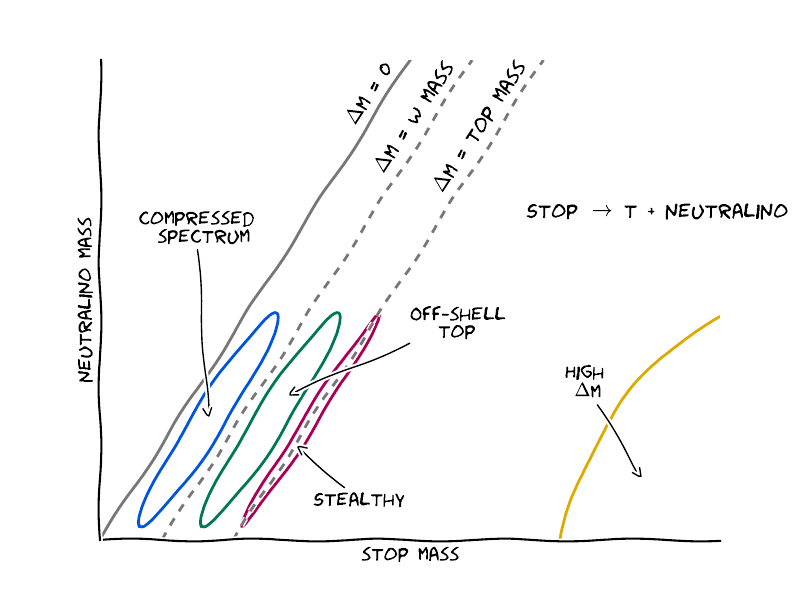

Recreate this plot in Python.
import matplotlib.pyplot as plt
from matplotlib.patches import Ellipse
import numpy as np

with plt.xkcd():

    fig = plt.figure()
    ax = fig.add_subplot(111)

    ax.set_xlim([0,800])

    # Draw lines
        # deltam = 0
    ax.plot([0,   400], [0, 400], '-',  color="#777777")
    ax.text(315, 390, r'$\Delta$m = 0', fontsize=15, rotation=57)
        # deltam = mw
    ax.plot([80,  480], [0, 400], '--', color="#777777")
    ax.text(350, 390, r'$\Delta$m = W mass', fontsize=15, rotation=57)
        # deltam = mtop
    ax.plot([172, 572], [0, 400], '--', color="#777777")
    ax.text(425, 390, r'$\Delta$m = top mass', fontsize=15, rotation=57)

    # Draw ellipses
        # compressed
    ax.add_patch(Ellipse(xy=(140, 100), width=35, height=250, angle=-45, edgecolor='#0055dd', fc='None', lw=2))
    ax.annotate('compressed\n  spectrum',xy=(140,100), arrowprops=dict(arrowstyle='->'), xytext=(50, 250))
        # offshell top
    ax.add_patch(Ellipse(xy=(220, 100), width=35, height=250, angle=-45, edgecolor='#007755', fc='None', lw=2))
    ax.annotate('Off-shell\n   top',xy=(240,120), arrowprops=dict(arrowstyle='->'), xytext=(400, 170))
        # stealthy
    ax.add_patch(Ellipse(xy=(272, 100), width=15, height=250, angle=-45, edgecolor='#aa0055', fc='None', lw=2))
    ax.annotate('Stealthy',xy=(252,80), arrowprops=dict(arrowstyle='->'), xytext=(275, 30))
        # high deltam
    ax.add_patch(Ellipse(xy=(900, -100), width=650, height=600, angle=0,  edgecolor='#ddaa00', fc='None', lw=2))
    ax.annotate('High\n $\Delta$m',xy=(700,50), arrowprops=dict(arrowstyle='->'), xytext=(600, 120))

    # Tweak axes
    ax.spines['top'].set_visible(False)
    ax.spines['right'].set_visible(False)
    ax.get_xaxis().tick_bottom()
    ax.get_yaxis().tick_left()
    ax.set_xticks([])
    ax.set_yticks([])
    ax.set_xlabel("stop mass")
    ax.set_ylabel("neutralino mass")

    plt.savefig('T2tt.pdf')
    plt.savefig('T2tt.png')

